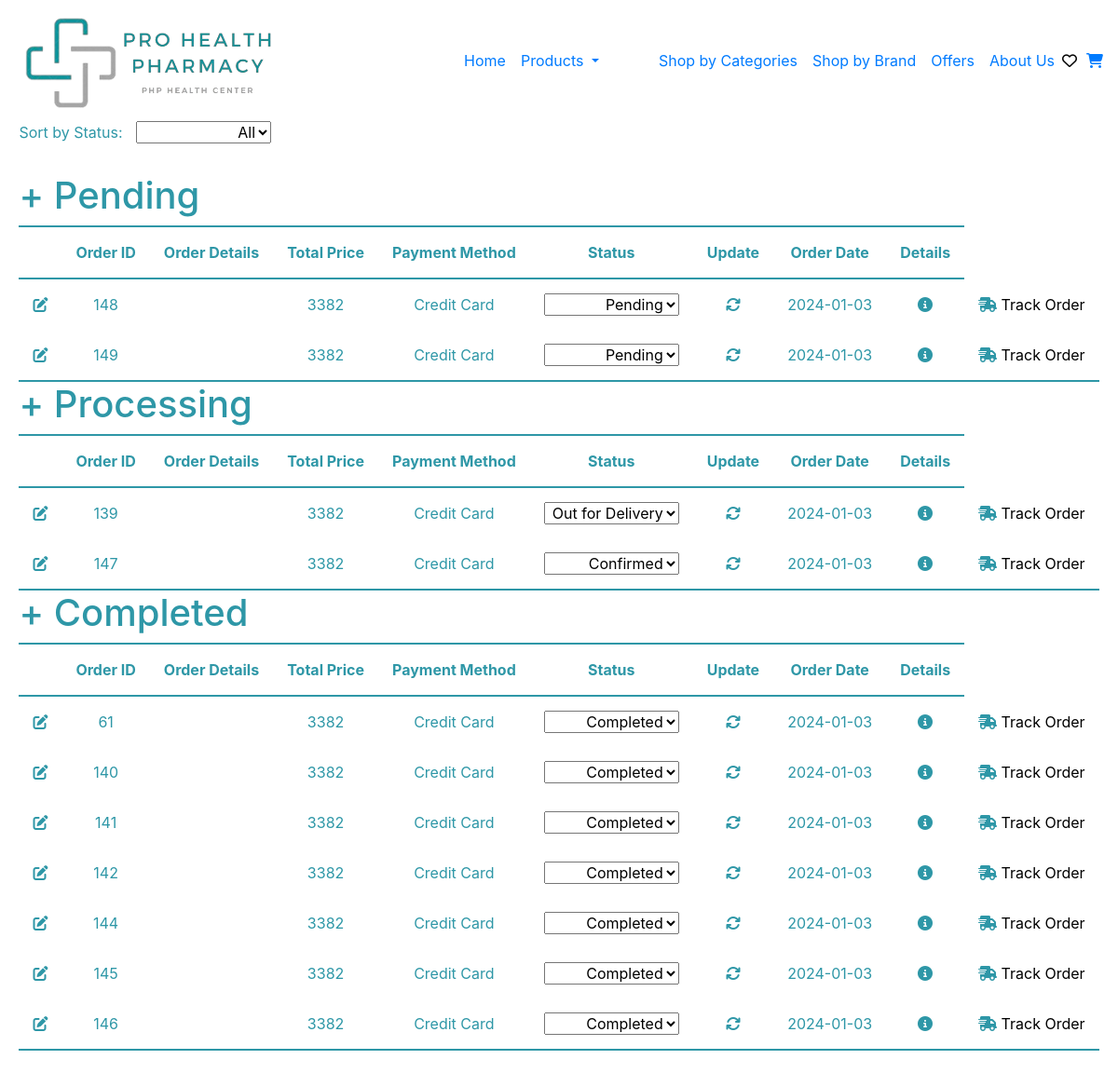
/ManageOrders/UT.php, run on the app's committed database.
### ManageOrders/UT.php (the view, shortened to what this page needs)
<?php
include '../header.php';
include '../Connection/init.php';
$pendingData = [];
$stmt = $db->query("SELECT * FROM `order data` WHERE Status = 'Pending' ORDER BY OrderDate DESC");
while ($row = $stmt->fetch(PDO::FETCH_ASSOC)) {
    $pendingData[] = $row;
}
$statuses = ['Processing', 'Confirmed', 'Ready to Pickup', 'Out for Delivery'];
$statusPlaceholders = implode(',', array_fill(0, count($statuses), '?'));
$stmt = $db->prepare("SELECT * FROM `order data` WHERE Status IN ($statusPlaceholders) ORDER BY OrderDate DESC");
$stmt->execute($statuses);
$processingData = $stmt->fetchAll(PDO::FETCH_ASSOC);
$completedData = [];
$stmt = $db->query("SELECT * FROM `order data` WHERE Status = 'Completed' ORDER BY OrderDate DESC");
while ($row = $stmt->fetch(PDO::FETCH_ASSOC)) {
    $completedData[] = $row;
}
function getStatusOptions($selectedStatus) {
    $statusOptions = array(
        'Pending', 'Confirmed', 'Processing', 'Ready to Pickup', 'Out for Delivery', 'Completed'
    );
    $options = '';
    foreach ($statusOptions as $status) {
        $selected = ($selectedStatus == $status) ? 'selected' : '';
        $options .= "<option value='$status' $selected>$status</option>";
    }
    return $options;
}
?>
<!DOCTYPE html>
<html lang="en">
<head>
</head>
<body>
<div class="Container">
  <div class="row">
    <div class="col-xl-12">
<label class="inline-elements" for="Sorting">Sort by Status:</label>
<select class="inline-elements" name="Sorting" id="Sorting" onchange="toggleTable()">
    <option value="All">All</option>
</select>
<br> <br>
<h1 class="inline-elements" id="pendingHeading">+ Pending</h1>
      <table id="pendingTable" class="hidden" style="border-bottom: 2px solid #2E97A7;">
    <thead>
        <tr>
            <th></th>
            <th>Order ID</th>
            <th>Order Details</th>
            <th>Total Price</th>
            <th>Payment Method</th>
            <th>Status</th>
            <th>Update</th>
            <th>Order Date</th>
            <th>Details</th>
        </tr>
    </thead>
    <tbody id="PTbody">
            <tr>
            <?php
            foreach ($pendingData as $order): ?>
                <td><a href="../ManageOrders/EditOrder.php?OrderID=<?php echo $order['OrderID']; ?>"> <button class="Edit-icon" name="OrderID[]" data-order-id="<?php echo $order['OrderID']; ?>"> <i class='fas fa-edit'></i> </button></a> </td>
                <td><?php echo $order['OrderID']; ?></td>
                <td><?php echo $order['OrderDetails']; ?></td>
                <td><?php echo $order['TotalPrice']; ?></td>
                <td><?php echo $order['PaymentMethod']; ?></td>
                <td>
                    <select name="status">
                        <?php echo getStatusOptions($order['Status']); ?>
                    </select>
                </td>
                <td>       <button class="update-icon" name="OrderID[]" data-order-id="<?php echo $order['OrderID']; ?>" onclick="updateStatus(this)">
  <i class="fas fa-sync"></i>
</button></td>
                <td><?php echo $order['OrderDate']; ?></td>
                <td> <a href="../ManageOrders/ViewOrder.php?OrderID=<?php echo $order['OrderID']; ?>"> <button class="details-icon" name="OrderID[]" data-order-id="<?php echo $order['OrderID']; ?>"> <i class="fas fa-info-circle"></i> </button>      </a></td>
                <td> <a href="../Function/TrackOrder.php?OrderID=<?php echo $order['OrderID']; ?>" name="TrackOrder"> <button class="details-icon" name="OrderID[]" data-order-id="<?php echo $order['OrderID']; ?>"><i class="fas fa-shipping-fast"></i> Track Order  </button> </a> </td>
            </tr>
        <?php endforeach; ?>
    </tbody>
</table>
<h1 class="inline-elements" id="processingHeading">+ Processing</h1>
      <table id="processingTable" class="hidden" style="border-bottom: 2px solid #2E97A7;">
    <thead>
        <tr>
            <th></th>
            <th>Order ID</th>
            <th>Order Details</th>
            <th>Total Price</th>
            <th>Payment Method</th>
            <th>Status</th>
            <th>Update</th>
            <th>Order Date</th>
            <th>Details</th>
        </tr>
    </thead>
    <tbody id="originalTbody">
            <tr>
            <?php
            foreach ($processingData as $order): ?>
                <td><a href="../ManageOrders/EditOrder.php?OrderID=<?php echo $order['OrderID']; ?>"> <button class="Edit-icon" name="OrderID[]" data-order-id="<?php echo $order['OrderID']; ?>"> <i class='fas fa-edit'></i> </button></a> </td>
                <td><?php echo $order['OrderID']; ?></td>
                <td><?php echo $order['OrderDetails']; ?></td>
                <td><?php echo $order['TotalPrice']; ?></td>
                <td><?php echo $order['PaymentMethod']; ?></td>
                <td>
                    <select name="status">
                        <?php echo getStatusOptions($order['Status']); ?>
                    </select>
                </td>
                <td>       <button class="update-icon" name="OrderID[]" data-order-id="<?php echo $order['OrderID']; ?>" onclick="updateStatus(this)">
  <i class="fas fa-sync"></i>
</button></td>
                <td><?php echo $order['OrderDate']; ?></td>
                <td> <a href="../ManageOrders/ViewOrder.php?OrderID=<?php echo $order['OrderID']; ?>"> <button class="details-icon" name="OrderID[]" data-order-id="<?php echo $order['OrderID']; ?>"> <i class="fas fa-info-circle"></i> </button>      </a></td>
                <td> <a href="../Function/TrackOrder.php?OrderID=<?php echo $order['OrderID']; ?>" name="TrackOrder"> <button class="details-icon" name="OrderID[]" data-order-id="<?php echo $order['OrderID']; ?>"><i class="fas fa-shipping-fast"></i> Track Order  </button> </a> </td>
            </tr>
        <?php endforeach; ?>
    </tbody>
</table>
<h1 class="inline-elements" id="completedHeading">+ Completed</h1>
      <table id="completedTable" class="hidden" style="border-bottom: 2px solid #2E97A7;">
    <thead>
        <tr>
            <th></th>
            <th>Order ID</th>
            <th>Order Details</th>
            <th>Total Price</th>
            <th>Payment Method</th>
            <th>Status</th>
            <th>Update</th>
            <th>Order Date</th>
            <th>Details</th>
        </tr>
    </thead>
    <tbody>
    <tr>
        <?php foreach ($completedData as $order): ?>
                <td><a href="../ManageOrders/EditOrder.php?OrderID=<?php echo $order['OrderID']; ?>"> <button class="Edit-icon" name="OrderID[]" data-order-id="<?php echo $order['OrderID']; ?>"> <i class='fas fa-edit'></i> </button></a> </td>
                <td><?php echo $order['OrderID']; ?></td>
                <td><?php echo $order['OrderDetails']; ?></td>
                <td><?php echo $order['TotalPrice']; ?></td>
                <td><?php echo $order['PaymentMethod']; ?></td>
                <td>
                    <select name="status">
                        <?php echo getStatusOptions($order['Status']); ?>
                    </select>
                </td>
                <td>       <button class="update-icon" name="OrderID[]" data-order-id="<?php echo $order['OrderID']; ?>" onclick="updateStatus(this)">
  <i class="fas fa-sync"></i>
</button></td>
                <td><?php echo $order['OrderDate']; ?></td>
                <td> <a href="../ManageOrders/ViewOrder.php?OrderID=<?php echo $order['OrderID']; ?>"> <button class="details-icon" name="OrderID[]" data-order-id="<?php echo $order['OrderID']; ?>"> <i class="fas fa-info-circle"></i> </button>      </a></td>
                <td> <a href="../Function/TrackOrder.php?OrderID=<?php echo $order['OrderID']; ?>" name="TrackOrder"> <button class="details-icon" name="OrderID[]" ><i class="fas fa-shipping-fast"></i> Track Order  </button> </a> </td>
            </tr>
        <?php endforeach; ?>
    </tbody>
</table>
<br>
    </div>
  </div>
</div>
</body>
</html>

### css/main.css (style rules this page uses)
* { box-sizing: border-box; }

### ManageOrders/UT.php (style rules this page uses)
.Container { display: flex; justify-content: center; }
th { border-top: 2px solid #2E97A7; border-bottom: 2px solid #2E97A7; }
table, th, tr, td { padding: 15px; text-align: center; color: #2E97A7; }
h1, label { color: #2E97A7; }
.inline-elements label, select { text-align: end; }
.inline-elements { display: inline-block; margin-right: 10px; }
button.Edit-icon { background: none; border: none; padding: 0; }
button.Edit-icon i { color: #2E97A7; }
button.details-icon { background: none; border: none; padding: 0; }
button.details-icon i { color: #2E97A7; }
button.update-icon { background: none; border: none; padding: 0; }
button.update-icon i { color: #2E97A7; }

### data on the page
order data: OrderID "148", TotalPrice "3382", PaymentMethod "Credit Card", status "Pending", OrderDate "2024-01-03"
order data: OrderID "149", TotalPrice "3382", PaymentMethod "Credit Card", status "Pending", OrderDate "2024-01-03"
order data: OrderID "139", TotalPrice "3382", PaymentMethod "Credit Card", status "Out for Delivery", OrderDate "2024-01-03"
order data: OrderID "147", TotalPrice "3382", PaymentMethod "Credit Card", status "Confirmed", OrderDate "2024-01-03"
order data: OrderID "61", TotalPrice "3382", PaymentMethod "Credit Card", status "Completed", OrderDate "2024-01-03"
order data: OrderID "140", TotalPrice "3382", PaymentMethod "Credit Card", status "Completed", OrderDate "2024-01-03"
order data: OrderID "141", TotalPrice "3382", PaymentMethod "Credit Card", status "Completed", OrderDate "2024-01-03"
order data: OrderID "142", TotalPrice "3382", PaymentMethod "Credit Card", status "Completed", OrderDate "2024-01-03"
order data: OrderID "144", TotalPrice "3382", PaymentMethod "Credit Card", status "Completed", OrderDate "2024-01-03"
order data: OrderID "145", TotalPrice "3382", PaymentMethod "Credit Card", status "Completed", OrderDate "2024-01-03"
order data: OrderID "146", TotalPrice "3382", PaymentMethod "Credit Card", status "Completed", OrderDate "2024-01-03"
